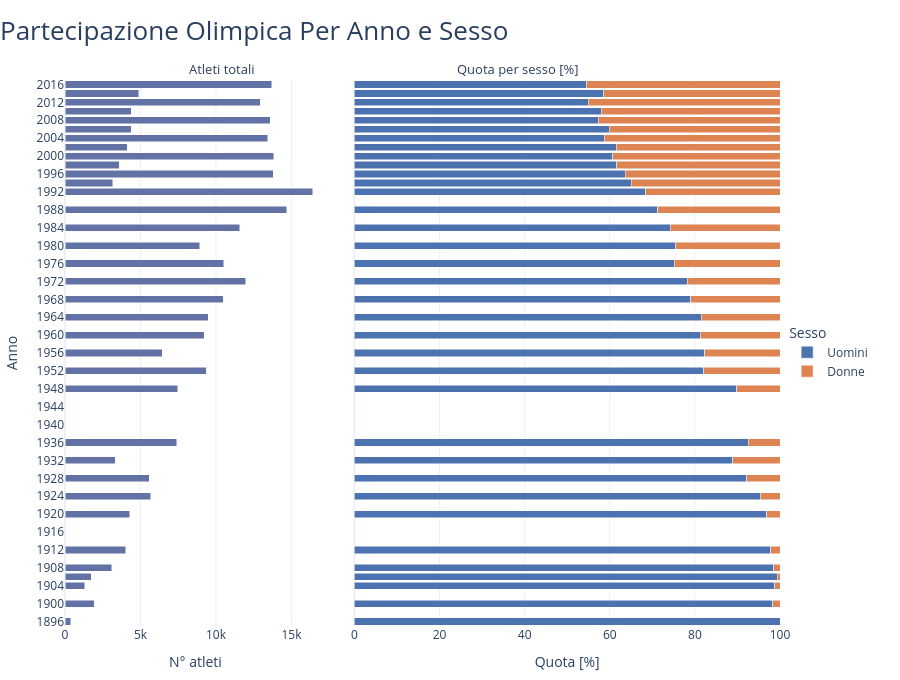

Source (notebook cell):
### Code cell
# ── Partecipazione atletica: totale per anno + quota M/F ──────────────────

part = (df.groupby(["Year", "Sex"])
          .size()
          .reset_index(name="count"))

total_year = part.groupby("Year")["count"].sum().reset_index(name="total")
years = total_year.sort_values("Year")["Year"].tolist()

color_sex = {"M": "#4C72B0", "F": "#DD8452"}
sex_order = ["M", "F"]

fig = make_subplots(
    rows=1, cols=2,
    column_widths=[0.38, 0.62],
    shared_yaxes=True,
    horizontal_spacing=0.04
)

# ── Pannello sinistro: totale atleti per anno ─────────────────────────────
total_vals = total_year.set_index("Year").reindex(years)

fig.add_trace(
    go.Bar(
        y=years,
        x=total_vals["total"],
        orientation="h",
        marker_color="#6272a4",
        showlegend=False,
        name="Totale",
        hovertemplate="Anno %{y}: %{x} atleti<extra></extra>"
    ),
    row=1, col=1
)

# ── Pannello destro: 100% stacked M/F ────────────────────────────────────
for sex in sex_order:
    sub = part[part["Sex"] == sex].set_index("Year")
    total_dict = total_year.set_index("Year")["total"]
    pct = [(sub.loc[yr, "count"] / total_dict[yr] * 100
            if yr in sub.index else 0)
           for yr in years]

    fig.add_trace(
        go.Bar(
            y=years,
            x=pct,
            orientation="h",
            name="Uomini" if sex == "M" else "Donne",
            marker_color=color_sex[sex],
            hovertemplate=f"{'Uomini' if sex == 'M' else 'Donne'}: %{{x:.1f}}%<extra></extra>"
        ),
        row=1, col=2
    )

# ── Layout ────────────────────────────────────────────────────────────────
fig.update_layout(
    title=dict(text="Partecipazione Olimpica Per Anno e Sesso", font_size=26, x=0),
    barmode="stack",
    template="plotly_white",
    height=680,
    legend=dict(title="Sesso", traceorder="normal",
                x=1.01, y=0.5, xanchor="left"),
    margin=dict(l=20, r=120, t=80, b=40),
    annotations=[
        dict(text="Atleti totali", x=0.17, y=1.04,
             xref="paper", yref="paper", showarrow=False, font_size=13),
        dict(text="Quota per sesso [%]", x=0.72, y=1.04,
             xref="paper", yref="paper", showarrow=False, font_size=13),
    ]
)

fig.update_xaxes(title_text="N° atleti", row=1, col=1)
fig.update_xaxes(title_text="Quota [%]", range=[0, 100], row=1, col=2)
fig.update_yaxes(title_text="Anno", tickmode="linear", dtick=4, row=1, col=1)

fig.show()

### Figure 1 — Plotly figure (JSON) as saved in the notebook; plotly's stock layout.template omitted (floating-point values rounded to 4 significant figures)
{"data": [{"hovertemplate": "Anno %{y}: %{x} atleti<extra></extra>", "marker": {"color": "#6272a4"}, "name": "Totale", "orientation": "h", "showlegend": false, "type": "bar", "x": [380, 1936, 1301, 1733, 3101, 4040, 4292, 5693, 5574, 3321, 7401, 7480, 9358, 6434, 9235, 9480, 10479, 11959, 10502, 8937, 11588, 14676, 16413, 3160, 13780, 3605, 13821, 4109, 13443, 4382, 13602, 4402, 12920, 4891, 13688], "xaxis": "x", "y": [1896, 1900, 1904, 1906, 1908, 1912, 1920, 1924, 1928, 1932, 1936, 1948, 1952, 1956, 1960, 1964, 1968, 1972, 1976, 1980, 1984, 1988, 1992, 1994, 1996, 1998, 2000, 2002, 2004, 2006, 2008, 2010, 2012, 2014, 2016], "yaxis": "y"}, {"hovertemplate": "Uomini: %{x:.1f}%<extra></extra>", "marker": {"color": "#4C72B0"}, "name": "Uomini", "orientation": "h", "type": "bar", "x": [100, 98.3, 98.77, 99.37, 98.48, 97.85, 96.88, 95.42, 92.16, 88.89, 92.58, 89.83, 82.03, 82.3, 81.27, 81.52, 79.07, 78.19, 75.19, 75.54, 74.26, 71.23, 68.45, 65.03, 63.66, 61.61, 60.7, 61.5, 58.74, 59.9, 57.24, 58.04, 54.99, 58.64, 54.54], "xaxis": "x2", "y": [1896, 1900, 1904, 1906, 1908, 1912, 1920, 1924, 1928, 1932, 1936, 1948, 1952, 1956, 1960, 1964, 1968, 1972, 1976, 1980, 1984, 1988, 1992, 1994, 1996, 1998, 2000, 2002, 2004, 2006, 2008, 2010, 2012, 2014, 2016], "yaxis": "y2"}, {"hovertemplate": "Donne: %{x:.1f}%<extra></extra>", "marker": {"color": "#DD8452"}, "name": "Donne", "orientation": "h", "type": "bar", "x": [0, 1.705, 1.23, 0.6347, 1.516, 2.153, 3.122, 4.585, 7.84, 11.11, 7.418, 10.17, 17.97, 17.7, 18.73, 18.48, 20.93, 21.81, 24.81, 24.46, 25.74, 28.77, 31.55, 34.97, 36.34, 38.39, 39.3, 38.5, 41.26, 40.1, 42.76, 41.96, 45.01, 41.36, 45.46], "xaxis": "x2", "y": [1896, 1900, 1904, 1906, 1908, 1912, 1920, 1924, 1928, 1932, 1936, 1948, 1952, 1956, 1960, 1964, 1968, 1972, 1976, 1980, 1984, 1988, 1992, 1994, 1996, 1998, 2000, 2002, 2004, 2006, 2008, 2010, 2012, 2014, 2016], "yaxis": "y2"}], "layout": {"annotations": [{"font": {"size": 13}, "showarrow": false, "text": "Atleti totali", "x": 0.17, "xref": "paper", "y": 1.04, "yref": "paper"}, {"font": {"size": 13}, "showarrow": false, "text": "Quota per sesso [%]", "x": 0.72, "xref": "paper", "y": 1.04, "yref": "paper"}], "barmode": "stack", "height": 680, "legend": {"title": {"text": "Sesso"}, "traceorder": "normal", "x": 1.01, "xanchor": "left", "y": 0.5}, "margin": {"b": 40, "l": 20, "r": 120, "t": 80}, "title": {"font": {"size": 26}, "text": "Partecipazione Olimpica Per Anno e Sesso", "x": 0}, "xaxis": {"anchor": "y", "domain": [0, 0.3648], "title": {"text": "N° atleti"}}, "xaxis2": {"anchor": "y2", "domain": [0.4048, 1], "range": [0, 100], "title": {"text": "Quota [%]"}}, "yaxis": {"anchor": "x", "domain": [0, 1], "dtick": 4, "tickmode": "linear", "title": {"text": "Anno"}}, "yaxis2": {"anchor": "x2", "domain": [0, 1], "matches": "y", "showticklabels": false}}}
